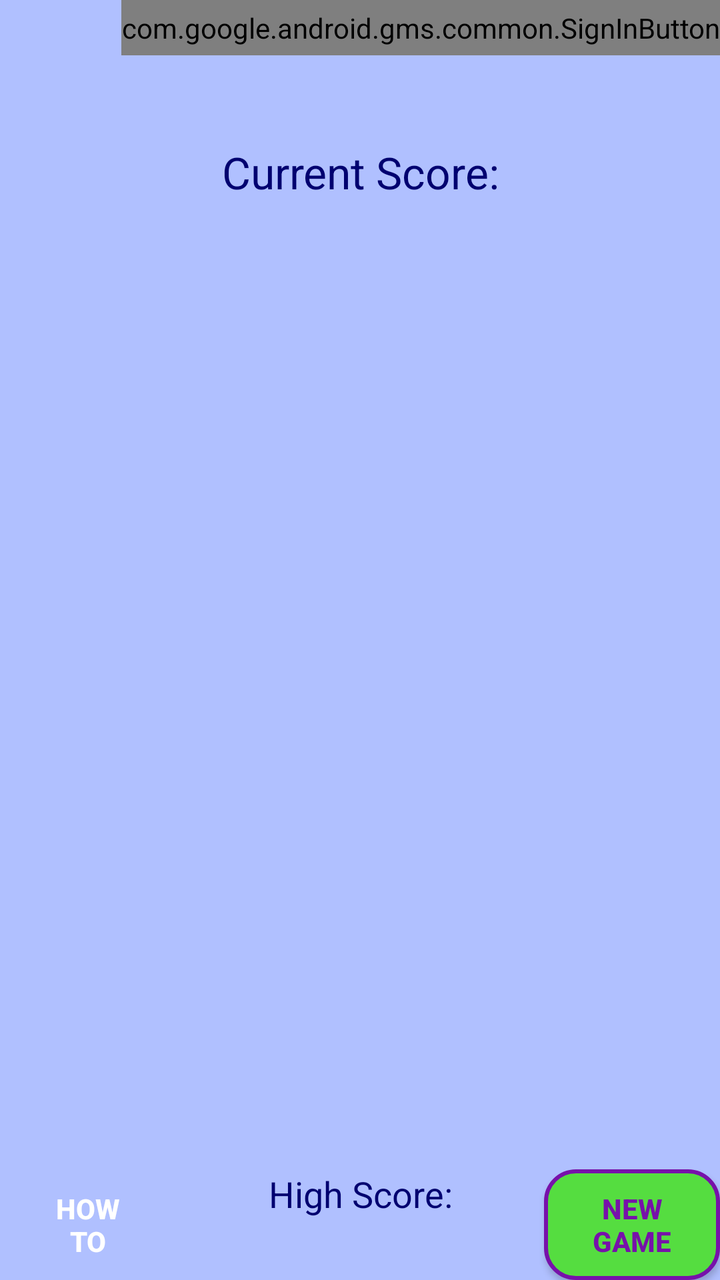
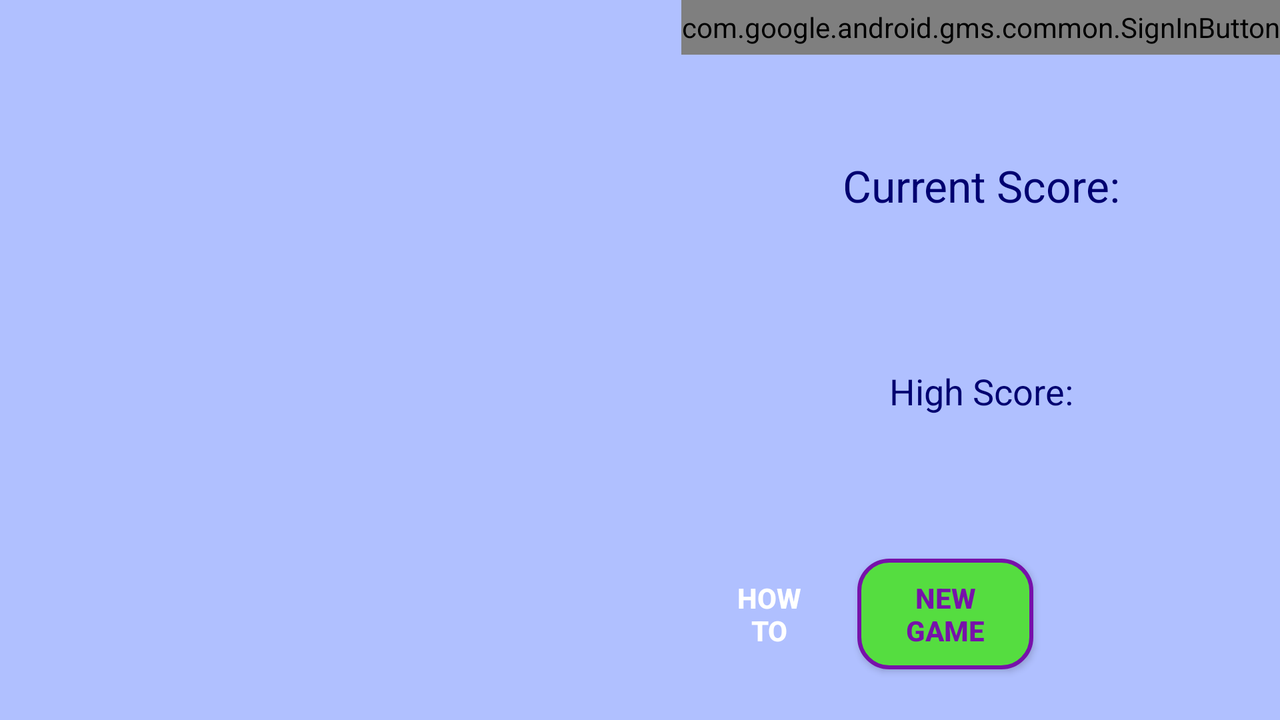

Two renders of one Android screen. The first uses the default layout on a phone; the second uses the alternative layout the repository ships for a different screen configuration, on a matching device. The two XML files are below.
<!-- AndroidManifest.xml: application theme AppTheme -->
<!-- res/layout/jump_sum_easy.xml -->
<LinearLayout xmlns:android="http://schemas.android.com/apk/res/android"
    android:layout_width="match_parent"
    android:layout_height="match_parent"
    android:orientation="vertical"
    android:background="@color/back_color" >    
	   
    <FrameLayout 
        android:layout_weight="0.1"
	    android:layout_width="match_parent"
	    android:layout_height="wrap_content" >
	    
		<com.google.android.gms.common.SignInButton
		    android:id="@+id/sign_in_button"
		    android:layout_width="wrap_content"
		    android:layout_height="match_parent"
	    	android:layout_gravity="right"/>
	    	
	    <TableLayout
			android:id="@+id/sign_out_layout"
	        android:layout_width="match_parent"
	        android:layout_height="wrap_content"
    		android:stretchColumns="1"  
			android:visibility="gone">
	    	
	        <TableRow>
	            <TextView/>
			    <TextView
			        android:id="@+id/current_user"
				    android:layout_width="wrap_content"
				    android:layout_height="match_parent"
		    		android:layout_gravity="right"
			        android:textColor="@color/button_border" />
		    </TableRow>
				    
	        <TableRow>
				<Button
				    android:id="@+id/leaderboard_button"
				    android:layout_width="wrap_content"
				    android:layout_height="match_parent"
				    android:text="@string/leaderboard"
		    		android:layout_gravity="left" 
			        style="@style/SignOutButton" />
			    
				<Button
				    android:id="@+id/sign_out_button"
				    android:layout_width="wrap_content"
				    android:layout_height="match_parent"
				    android:text="@string/sign_out"
		    		android:layout_gravity="right" 
		    		style="@style/SignOutButton"  />
			</TableRow>
		</TableLayout>
	</FrameLayout>
    
    <TextView
        android:id="@+id/currentScoreText"
        android:layout_width="match_parent"
	    android:layout_height="wrap_content"
        android:text="@string/current_score"
        android:textColor="@color/button_border"
        android:textAppearance="?android:attr/textAppearanceLarge"
        android:layout_weight="1" 
    	android:gravity="center" />
    
    <TableLayout
        android:id="@+id/tableLayout1"
        android:layout_width="match_parent"
        android:layout_height="wrap_content"
        android:layout_weight="5" >
        
        <TableRow
            android:layout_width="match_parent"
	    	android:layout_height="match_parent"
        	android:layout_weight="1" 
        	android:stretchColumns="*">
        	<FrameLayout android:layout_weight="1" android:id="@+id/widgetr0c0"/>
        	<FrameLayout android:layout_weight="1" android:id="@+id/widgetr0c1"/>
        	<FrameLayout android:layout_weight="1" android:id="@+id/widgetr0c2"/>
        	<FrameLayout android:layout_weight="1" android:id="@+id/widgetr0c3"/>
        	<FrameLayout android:layout_weight="1" android:id="@+id/widgetr0c4"/>
        </TableRow>
        <TableRow
            android:layout_width="match_parent"
	    	android:layout_height="match_parent"
        	android:layout_weight="1" 
        	android:stretchColumns="*">
        	<FrameLayout android:layout_weight="1" android:id="@+id/widgetr1c0"/>
        	<FrameLayout android:layout_weight="1" android:id="@+id/widgetr1c1"/>
        	<FrameLayout android:layout_weight="1" android:id="@+id/widgetr1c2"/>
        	<FrameLayout android:layout_weight="1" android:id="@+id/widgetr1c3"/>
        	<FrameLayout android:layout_weight="1" android:id="@+id/widgetr1c4"/>
        </TableRow>
        <TableRow
            android:layout_width="match_parent"
	    	android:layout_height="match_parent"
        	android:layout_weight="1" 
        	android:stretchColumns="*">
        	<FrameLayout android:layout_weight="1" android:id="@+id/widgetr2c0"/>
        	<FrameLayout android:layout_weight="1" android:id="@+id/widgetr2c1"/>
        	<FrameLayout android:layout_weight="1" android:id="@+id/widgetr2c2"/>
        	<FrameLayout android:layout_weight="1" android:id="@+id/widgetr2c3"/>
        	<FrameLayout android:layout_weight="1" android:id="@+id/widgetr2c4"/>
        </TableRow>
        <TableRow
            android:layout_width="match_parent"
	    	android:layout_height="match_parent"
        	android:layout_weight="1" 
        	android:stretchColumns="*">
        	<FrameLayout android:layout_weight="1" android:id="@+id/widgetr3c0"/>
        	<FrameLayout android:layout_weight="1" android:id="@+id/widgetr3c1"/>
        	<FrameLayout android:layout_weight="1" android:id="@+id/widgetr3c2"/>
        	<FrameLayout android:layout_weight="1" android:id="@+id/widgetr3c3"/>
        	<FrameLayout android:layout_weight="1" android:id="@+id/widgetr3c4"/>
        </TableRow>
        <TableRow
            android:layout_width="match_parent"
	    	android:layout_height="match_parent"
        	android:layout_weight="1" 
        	android:stretchColumns="*">
        	<FrameLayout android:layout_weight="1" android:id="@+id/widgetr4c0"/>
        	<FrameLayout android:layout_weight="1" android:id="@+id/widgetr4c1"/>
        	<FrameLayout android:layout_weight="1" android:id="@+id/widgetr4c2"/>
        	<FrameLayout android:layout_weight="1" android:id="@+id/widgetr4c3"/>
        	<FrameLayout android:layout_weight="1" android:id="@+id/widgetr4c4"/>
        </TableRow>
        <TableRow
            android:layout_width="match_parent"
	    	android:layout_height="match_parent"
        	android:layout_weight="1" 
        	android:stretchColumns="*">
        	<FrameLayout android:layout_weight="1" android:id="@+id/widgetr5c0"/>
        	<FrameLayout android:layout_weight="1" android:id="@+id/widgetr5c1"/>
        	<FrameLayout android:layout_weight="1" android:id="@+id/widgetr5c2"/>
        	<FrameLayout android:layout_weight="1" android:id="@+id/widgetr5c3"/>
        	<FrameLayout android:layout_weight="1" android:id="@+id/widgetr5c4"/>
        </TableRow>
        <TableRow
            android:layout_width="match_parent"
	    	android:layout_height="match_parent"
        	android:layout_weight="1" 
        	android:stretchColumns="*">
        	<FrameLayout android:layout_weight="1" android:id="@+id/widgetr6c0"/>
        	<FrameLayout android:layout_weight="1" android:id="@+id/widgetr6c1"/>
        	<FrameLayout android:layout_weight="1" android:id="@+id/widgetr6c2"/>
        	<FrameLayout android:layout_weight="1" android:id="@+id/widgetr6c3"/>
        	<FrameLayout android:layout_weight="1" android:id="@+id/widgetr6c4"/>
        </TableRow>
            
    </TableLayout>

    <LinearLayout
        android:layout_width="match_parent"
        android:layout_height="wrap_content"
    	android:orientation="horizontal" >
        
        <Button
	        android:id="@+id/howToButton"
	        android:text="@string/how_to"
    		style="@style/HowToButton" />
        
        <TextView
	        android:id="@+id/highScoreText"
	        android:layout_width="0dp"
	        android:layout_height="wrap_content"
	        android:text="@string/high_score"
	        android:textColor="@color/button_border"
	        android:textAppearance="?android:attr/textAppearanceMedium"  
        	android:layout_weight="1"
    		android:gravity="center" />
        
        <Button
	        android:id="@+id/newGameButton"
	        android:text="@string/new_game"
    		style="@style/NewGameButton" />

    </LinearLayout>

</LinearLayout>
<!-- resources referenced by this layout -->
<resources>
  <color name="back_color">#B0C0FF</color>
  <color name="button_border">#000070</color>
  <string name="current_score">Current Score: </string>
  <string name="high_score">High Score:\n</string>
  <string name="how_to">How\nTo</string>
  <string name="leaderboard">Leaderboard</string>
  <string name="new_game">New\nGame</string>
  <string name="sign_out">Sign Out</string>
  <style name="HowToButton">
          <item name="android:layout_width">wrap_content</item>
          <item name="android:layout_height">wrap_content</item>
          <item name="android:layout_gravity">center</item>
          <item name="android:background">@drawable/how_to_button</item>
          <item name="android:textColor">@color/how_to_border</item>
          <item name="android:textStyle">bold</item>
      </style>
  <style name="NewGameButton">
          <item name="android:layout_width">wrap_content</item>
          <item name="android:layout_height">wrap_content</item>
          <item name="android:layout_gravity">center</item>
          <item name="android:background">@drawable/new_game_button</item>
          <item name="android:textColor">@color/new_game_border</item>
          <item name="android:textStyle">bold</item>
      </style>
  <style name="SignOutButton">
          <item name="android:layout_width">wrap_content</item>
          <item name="android:layout_height">wrap_content</item>
          <item name="android:background">@drawable/sign_out_button</item>
          <item name="android:textColor">@color/sign_out_border</item>
      </style>
  <style name="AppTheme" parent="AppBaseTheme">
          
      </style>
  <color name="how_to_border">#FFFFFF</color>
  <!-- drawable new_game_button (drawable) -->
  <?xml version="1.0" encoding="utf-8"?>
  
  <shape xmlns:android="http://schemas.android.com/apk/res/android" 
         android:shape="rectangle" >
      <corners
          android:radius="15dp"/>
      
      <padding
          android:left="8dp"
          android:right="8dp"
          android:top="10dp"
          android:bottom="10dp"
          />
      <solid
          android:color="@color/new_game_back"/>
      <stroke
          android:color="@color/new_game_border"
          android:width="2dp" />
  </shape>
  <color name="new_game_border">#7711AA</color>
  <color name="sign_out_border">#FFFFFF</color>
  <style name="AppBaseTheme" parent="Theme.AppCompat.Light">
          
      </style>
  <color name="new_game_back">#55DD40</color>
</resources>
<!-- res/layout-land/jump_sum_easy.xml (the repository's variant of the layout above) -->
<!-- drawn on the phone turned sideways -->
<LinearLayout xmlns:android="http://schemas.android.com/apk/res/android"
    android:layout_width="match_parent"
    android:layout_height="match_parent"
    android:orientation="horizontal"
    android:baselineAligned="false"
    android:background="@color/back_color" >

    <TableLayout
        android:id="@+id/tableLayout1"
        android:layout_width="0dp"
        android:layout_height="match_parent"
        android:layout_weight="5" >
        
        <TableRow
            android:layout_width="wrap_content"
	    	android:layout_height="match_parent"
        	android:layout_weight="1" 
        	android:stretchColumns="*">
        	<FrameLayout android:layout_weight="1" android:id="@+id/widgetr0c0"/>
        	<FrameLayout android:layout_weight="1" android:id="@+id/widgetr1c0"/>
        	<FrameLayout android:layout_weight="1" android:id="@+id/widgetr2c0"/>
        	<FrameLayout android:layout_weight="1" android:id="@+id/widgetr3c0"/>
        	<FrameLayout android:layout_weight="1" android:id="@+id/widgetr4c0"/>
        	<FrameLayout android:layout_weight="1" android:id="@+id/widgetr5c0"/>
        	<FrameLayout android:layout_weight="1" android:id="@+id/widgetr6c0"/>
        </TableRow>
        <TableRow
            android:layout_width="wrap_content"
	    	android:layout_height="match_parent"
        	android:layout_weight="1" 
        	android:stretchColumns="*">
        	<FrameLayout android:layout_weight="1" android:id="@+id/widgetr0c1"/>
        	<FrameLayout android:layout_weight="1" android:id="@+id/widgetr1c1"/>
        	<FrameLayout android:layout_weight="1" android:id="@+id/widgetr2c1"/>
        	<FrameLayout android:layout_weight="1" android:id="@+id/widgetr3c1"/>
        	<FrameLayout android:layout_weight="1" android:id="@+id/widgetr4c1"/>
        	<FrameLayout android:layout_weight="1" android:id="@+id/widgetr5c1"/>
        	<FrameLayout android:layout_weight="1" android:id="@+id/widgetr6c1"/>
        </TableRow>
        <TableRow
            android:layout_width="wrap_content"
	    	android:layout_height="match_parent"
        	android:layout_weight="1" 
        	android:stretchColumns="*">
        	<FrameLayout android:layout_weight="1" android:id="@+id/widgetr0c2"/>
        	<FrameLayout android:layout_weight="1" android:id="@+id/widgetr1c2"/>
        	<FrameLayout android:layout_weight="1" android:id="@+id/widgetr2c2"/>
        	<FrameLayout android:layout_weight="1" android:id="@+id/widgetr3c2"/>
        	<FrameLayout android:layout_weight="1" android:id="@+id/widgetr4c2"/>
        	<FrameLayout android:layout_weight="1" android:id="@+id/widgetr5c2"/>
        	<FrameLayout android:layout_weight="1" android:id="@+id/widgetr6c2"/>
        </TableRow>
        <TableRow
            android:layout_width="wrap_content"
	    	android:layout_height="match_parent"
        	android:layout_weight="1" 
        	android:stretchColumns="*">
        	<FrameLayout android:layout_weight="1" android:id="@+id/widgetr0c3"/>
        	<FrameLayout android:layout_weight="1" android:id="@+id/widgetr1c3"/>
        	<FrameLayout android:layout_weight="1" android:id="@+id/widgetr2c3"/>
        	<FrameLayout android:layout_weight="1" android:id="@+id/widgetr3c3"/>
        	<FrameLayout android:layout_weight="1" android:id="@+id/widgetr4c3"/>
        	<FrameLayout android:layout_weight="1" android:id="@+id/widgetr5c3"/>
        	<FrameLayout android:layout_weight="1" android:id="@+id/widgetr6c3"/>
        </TableRow>
        <TableRow
            android:layout_width="wrap_content"
	    	android:layout_height="match_parent"
        	android:layout_weight="1" 
        	android:stretchColumns="*">
        	<FrameLayout android:layout_weight="1" android:id="@+id/widgetr0c4"/>
        	<FrameLayout android:layout_weight="1" android:id="@+id/widgetr1c4"/>
        	<FrameLayout android:layout_weight="1" android:id="@+id/widgetr2c4"/>
        	<FrameLayout android:layout_weight="1" android:id="@+id/widgetr3c4"/>
        	<FrameLayout android:layout_weight="1" android:id="@+id/widgetr4c4"/>
        	<FrameLayout android:layout_weight="1" android:id="@+id/widgetr5c4"/>
        	<FrameLayout android:layout_weight="1" android:id="@+id/widgetr6c4"/>
        </TableRow>
            
    </TableLayout>

    <LinearLayout
        android:layout_width="wrap_content"
		android:layout_height="match_parent"
    	android:orientation="vertical" >
        
        <FrameLayout 
	        android:layout_weight="1"
		    android:layout_width="match_parent"
		    android:layout_height="wrap_content"
		    android:layout_gravity="right" >
		    
			<com.google.android.gms.common.SignInButton
			    android:id="@+id/sign_in_button"
			    android:layout_width="wrap_content"
			    android:layout_height="match_parent"
		    	android:layout_gravity="right" />
			    
			<LinearLayout
			    android:id="@+id/sign_out_layout"
		        android:layout_width="match_parent"
		        android:layout_height="wrap_content"
		    	android:orientation="vertical"
		    	android:layout_gravity="right" 
		    	android:gravity="right" 
			    android:visibility="gone">
		    	
			    <TextView
			        android:id="@+id/current_user"
				    android:layout_width="wrap_content"
				    android:layout_height="match_parent"
	    			android:layout_gravity="right" 
			        android:textColor="@color/button_border" />
		        
				<Button
				    android:id="@+id/sign_out_button"
				    android:layout_width="wrap_content"
				    android:layout_height="match_parent"
				    android:text="@string/sign_out"
		    		android:layout_gravity="right" 
			    	style="@style/SignOutButton" />
			</LinearLayout>
		</FrameLayout>

	    <TextView
	        android:id="@+id/currentScoreText"
	        android:layout_width="match_parent"
		    android:layout_height="wrap_content"
	        android:text="@string/current_score"
	        android:textColor="@color/button_border"
	        android:textAppearance="?android:attr/textAppearanceLarge"
	        android:layout_weight="12" 
	    	android:gravity="center" />

	    <TextView
	        android:id="@+id/highScoreText"
	        android:layout_width="match_parent"
	        android:layout_height="wrap_content"
	        android:layout_weight="6"
	        android:gravity="center"
	        android:text="@string/high_score"
	        android:textColor="@color/button_border"
	        android:textAppearance="?android:attr/textAppearanceMedium" />
	    
        <Button
		    android:id="@+id/leaderboard_button"
	        android:layout_width="match_parent"
	        android:layout_height="wrap_content"
	        android:layout_weight="1"
		    android:text="@string/leaderboard"
    		android:layout_gravity="center"
			android:visibility="gone" 
	        style="@style/SignOutButton" />
        
        <LinearLayout
	        android:layout_width="match_parent"
			android:layout_height="wrap_content"
	    	android:orientation="horizontal"  
        	android:layout_weight="6" >
        	        
	        <Button
		        android:id="@+id/howToButton"
		        android:text="@string/how_to"
	    		style="@style/HowToButton" />
	        
	        <Button
		        android:id="@+id/newGameButton"
		        android:text="@string/new_game"
	    		style="@style/NewGameButton" />
	        
	    </LinearLayout>

    </LinearLayout>

</LinearLayout>
